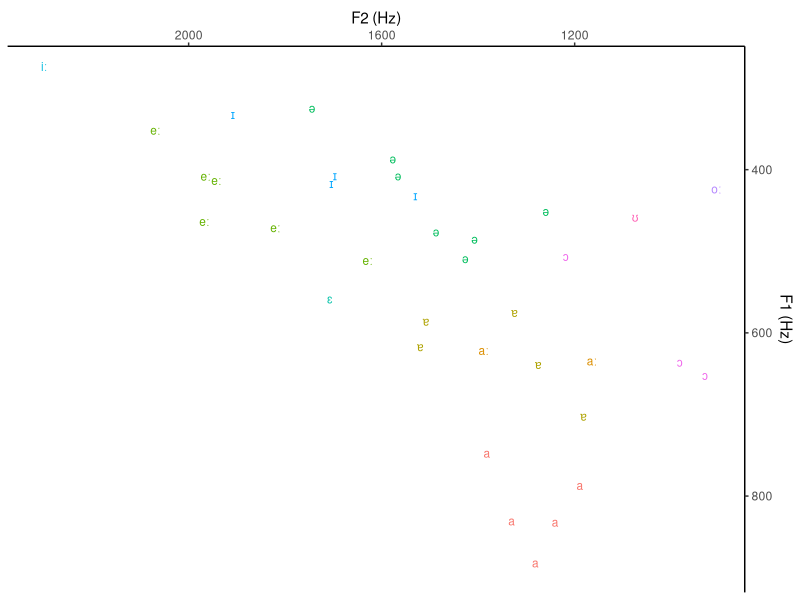

Reproduce this figure in R.
library(dplyr)
library(ggplot2)

# Read CSV
my_vowels <- read.csv("./formants.csv", sep = ";", nrows = 0) %>%
  filter(phon %in% c("iː", "ɪ", "a", "aː", "ə", "ɛ", "eː", "ɐ", "ɔ", "oː", "ʊ", "uː"))

# Plot
p <- my_vowels %>%
  ggplot(.)+
  aes(x = f2, y = f1, color = phon, label = phon)+
  theme_classic()+
  theme(legend.position = "none")+
  scale_x_reverse(position = "top", name = "F2 (Hz)")+
  scale_y_reverse(position = "right", name = "F1 (Hz)")+
  geom_text(hjust=0, vjust=0, size = 3)

# Display plot
# pdf("ggplot.pdf")
print(p)
# dev.off() 
